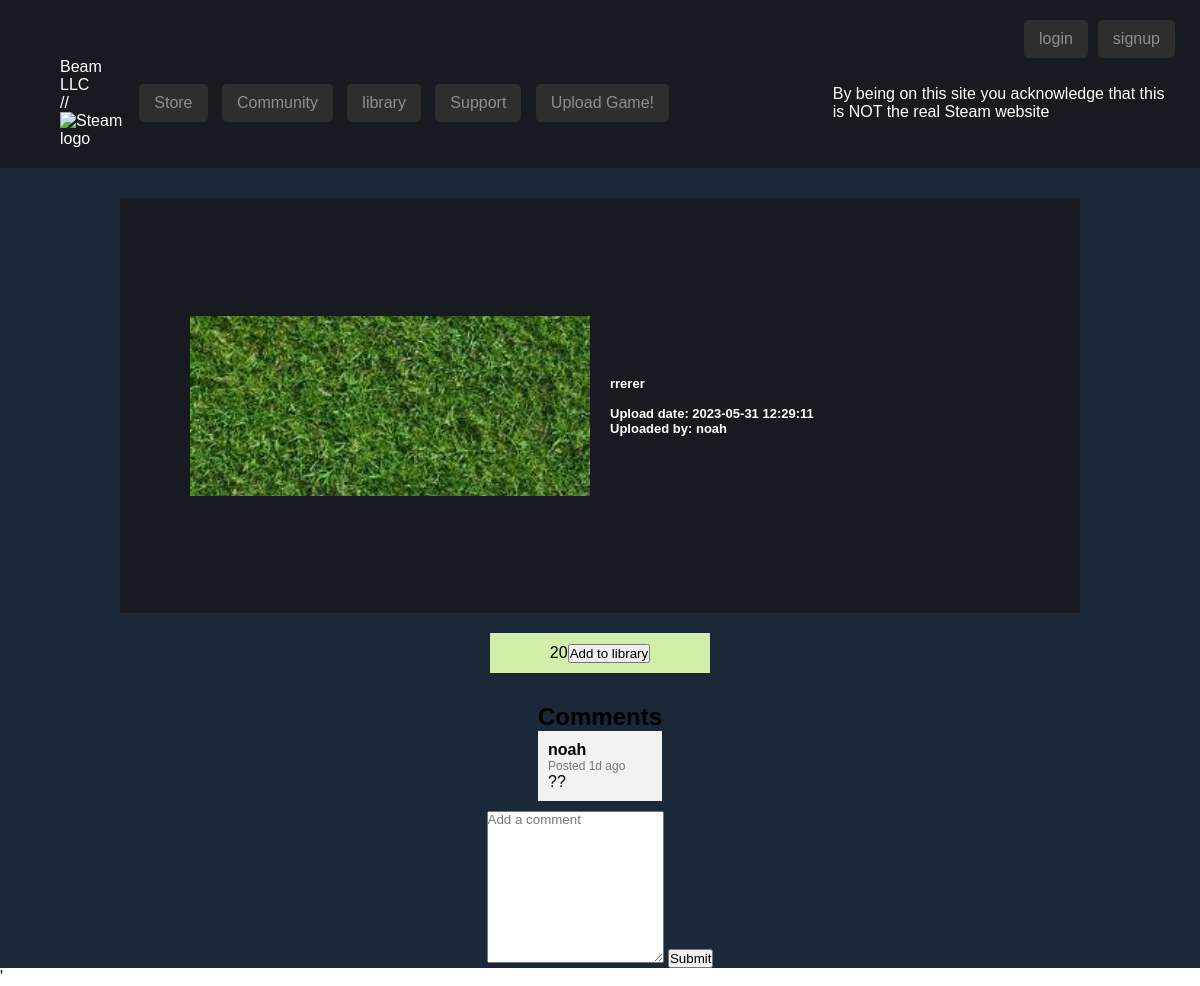
Page /store.php?page=store&g=102897 on the committed database.
### tables this page shows
CREATE TABLE IF NOT EXISTS `gamesdb` (
  `GameID` int(6) NOT NULL,
  `fromUser` int(10) NOT NULL,
  `title` tinytext NOT NULL,
  `description` text NOT NULL,
  `genre` tinytext NOT NULL,
  `price` tinytext NOT NULL,
  `date` timestamp NOT NULL DEFAULT current_timestamp() ON UPDATE current_timestamp(),
  `path` text NOT NULL,
  UNIQUE KEY `GameID` (`GameID`),
  UNIQUE KEY `games` (`title`) USING HASH
);

CREATE TABLE IF NOT EXISTS `user` (
  `id` int(11) NOT NULL AUTO_INCREMENT,
  `username` varchar(50) NOT NULL,
  `password` varchar(60) NOT NULL,
  `email` varchar(50) NOT NULL,
  `theme` text NOT NULL DEFAULT 'black',
  PRIMARY KEY (`id`),
  UNIQUE KEY `username` (`username`),
  UNIQUE KEY `email` (`email`)
);

CREATE TABLE IF NOT EXISTS `gamecomments` (
  `gameid` int(11) DEFAULT NULL,
  `comment` tinytext DEFAULT NULL,
  `unixTimestamp` int(11) DEFAULT NULL,
  `fromUser` int(11) DEFAULT NULL
);

### includes/functions.inc.php (called while the page is built, shortened)
<?php
require("dbh.inc.php");
function fetchUser($id)
{
    global $pdo;
    $statement = $pdo->prepare("SELECT * FROM user WHERE id = :id");
    $statement->execute(["id" => $id]);
    $row = $statement->fetch(PDO::FETCH_ASSOC);
    if (!$row) {
        return false;
    } else {
        return $row;
    }
}
function fetchGame($category = "", $sortOrder = "", $gameID)
{
    global $pdo;
    $category = strtolower($category);
    $statement = $pdo->prepare("SELECT gameID FROM gamesdb");
    $statement->execute();
    $existing_gameIDs = $statement->fetchAll(PDO::FETCH_COLUMN);
    if (empty($gameID)) {
        foreach ($existing_gameIDs as $gameID) {
            if (empty($category) && empty($sortOrder)) {
                $statement = $pdo->prepare("SELECT * FROM gamesdb WHERE GameID = :GameID");
                $statement->execute(["GameID" => $gameID]);
            } else {
                $statement = $pdo->prepare("SELECT * FROM gamesdb WHERE genre = :category ORDER BY price $sortOrder");
                $statement->bindParam(":category", $category);
                $statement->bindParam(":sortOrder", $sortOrder);
                $statement->execute();
            }
            $game = $statement->fetch(PDO::FETCH_ASSOC);
            $gameID = $game["GameID"];
            $title = $game["title"];
            $price = $game["price"];
            $gameIMG = $game["path"];
            echo '
                    <div class="game-card" onclick="location.href=\'?page=store&g=' . $gameID . '\'">
                    <div class="game-card-image" style="background-image: url(\'' . $gameIMG . '\')"></div>
                        <div class="game-card-info">
                            <div class="game-card-title">
                                ' . $title . '
                            </div>
                            <div class=\'game-card-price\'>
                                ' . $price . '
                            </div>
                        </div>
                    </div>
                ';
        }
    } else {
        $statement = $pdo->prepare("SELECT * FROM gamesdb WHERE GameID = :GameID");
        $statement->execute(["GameID" => $gameID]);
        $info = $statement->fetch(PDO::FETCH_ASSOC);
        return $info;
    }
}
?>

### store.php (the view, shortened to what this page needs)
<?php
require_once("./includes/functions.inc.php");
include("header.php");
function formatTimestamp($timestamp) {
    $currentTime = time();
    $elapsedTime = $currentTime - $timestamp;
    if ($elapsedTime < 60) {
        return "Posted " . $elapsedTime . "s ago";
    } elseif ($elapsedTime < 3600) {
        $minutes = floor($elapsedTime / 60);
        return "Posted " . $minutes . "m ago";
    } elseif ($elapsedTime < 86400) {
        $hours = floor($elapsedTime / 3600);
        return "Posted " . $hours . "h ago";
    } else {
        $days = floor($elapsedTime / 86400);
        return "Posted " . $days . "d ago";
    }
}
if (!isset($_GET["g"])) {
    echo '
    <div class="store-search" image>
        <form action="store.php?page=store" method="GET">
            <div class="store-catagory">
                <select name="category">
                    <option value="">All categories</option>
                    <option value="action">Action</option>
                    <option value="adventure">Adventure</option>
                    <option value="rpg">Role-playing</option>
                    <option value="fps">First-person shooter</option>
                    <option value="strategy">Strategy</option>
                </select>
                <select name="sort">
                    <option value="ASC">Price: Low to High</option>
                    <option value="DESC">Price: High to Low</option>
                </select>
            </div>
            <div class="store-sort">
                <input type="text" name="search-query" placeholder="Search games...">
                <button type="submit">Search</button>
            </div>
        </form>
    </div>
    <body class="games">
        <div class="middle-game">
    ';
    if (isset($_GET["search-query"])) {
        $searchQuery = $_GET["search-query"] ?? "";
        searchGame($searchQuery);
    } else if (isset($_GET["category"]) || isset($_GET["sort"])) {
        $category = $_GET["category"] ?? "";
        $sort = $_GET["sort"] ?? "";
        fetchGame($category, $sort, null);
    } else {
        fetchGame(null, null, null);
    }
    echo '
        </div>
    </body>
    ';
} else {
    $gameID = $_GET["g"];
    $gameInfo = fetchGame(null, null, $gameID);
    $user = fetchUser($gameInfo["fromUser"]);
    echo '
    <style>
        .gameID-page {
            height: 100vh;
            background-color: #1b2838;
            display: flex;
            flex-direction: column;
            align-items: center;
        }
        .imageInfo-container {
            display: flex;
            align-items: center;
            justify-content: center;
            margin-top: 30px;
            width: 80vw;
            height: 70vh;
            background-color: rgb(23, 26, 33);
        }
        .image {
            width: 400px;
            height: 180px;
            background-color: #ccc;
            margin-right: 20px;
            background-image: url("' . $gameInfo["path"] . '");
            background-size: cover;
        }
        .game-info {
            color: white;
            font-size: 13px;
            font-weight: bold;
            width: 400px;
            height: 180px;
            display: flex;
            justify-content: center;
            flex-direction: column;
        }
        .price-game {
            width: 200px;
            height: 40px;
            background-color: #d2efa9;
            margin-top: 20px;
            display: flex;
            align-items: center;
            justify-content: center;
        }
        .comments-section {
            margin-top: 30px;
        }
        .comment {
            background-color: #f2f2f2;
            padding: 10px;
            margin-bottom: 10px;
        }
        .comment .username {
            font-weight: bold;
        }
        .comment .timestamp {
            font-size: 12px;
            color: #777777;
        }
        .commentTextarea{
            color: black;
        }
    </style>
    <div class="gameID-page">
        <div class="imageInfo-container">
            <div class="image"></div>
            <div class="game-info">
                <p class="##">' . $gameInfo["description"] . '</p>
                <br>
                <p class="##">Upload date: ' . $gameInfo["date"] . '</p>
                <p> Uploaded by: ' . $user["username"] . '</p>
            </div>
        </div>
        <form action="includes/processLibrary.inc.php?g=' . $_GET["g"] . '" method="POST">
            <div class="price-game">
                <p>' . $gameInfo["price"] . '</p>
                <button type="submit" class="addToLibrary">Add to library</button>
            </div>';
    echo '</form>';
    $statement = $pdo->prepare("SELECT * FROM gameComments WHERE gameid = :gameID ORDER BY unixTimestamp DESC");
    $statement->bindParam(":gameID", $gameID);
    $statement->execute();
    $comments = $statement->fetchAll(PDO::FETCH_ASSOC);
    echo '
    <div class="comments-section">
        <h2>Comments</h2>';
    foreach ($comments as $comment) {
        $username = $user["username"];
        $timestamp = $comment["unixTimestamp"];
        $formattedTimestamp = formatTimestamp($timestamp);
        $commentText = $comment["comment"];
        echo '
        <div class="comment">
            <p class="username">' . $username . '</p>
            <p class="timestamp">' . $formattedTimestamp . '</p>
            <p class="comment-text">' . $commentText . '</p>
        </div>';
    }
    echo '</div>';
    echo '
    <form action="includes/addComment.inc.php?g=' . $_GET["g"] . '" method="POST">
        <textarea class="commentTextarea" name="comment" rows="3" placeholder="Add a comment"></textarea>
        <button type="submit">Submit</button>
    </form>';
    echo '</div>';
}
?>'

### style.css (style rules this page uses)
* { margin: 0; padding: 0; font-family: "Motiva Sans", Arial, Helvetica, sans-serif; }
.form-group input, select, textarea { color: white; }
textarea { height: 150px; }
.price-game { padding-left: 10px; padding-right: 10px; display: flex; justify-content: space-between; }

### rows in the picture
gamesdb: description "rrerer", date "2023-05-31 12:29:11", price "20"
user: username "noah"
gamecomments: unixTimestamp "Posted 1d ago", comment "??"
